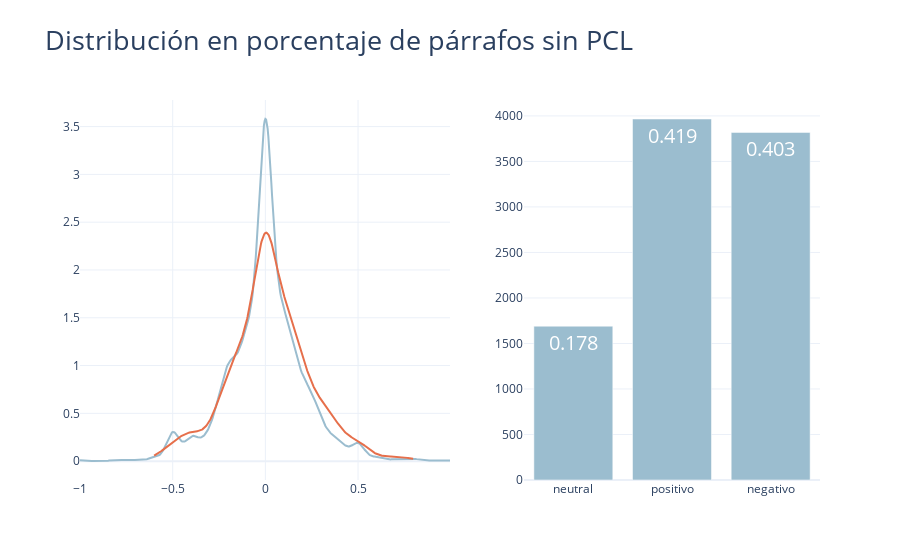

This figure's notebook cell:
### Code cell
fig = ff.create_distplot(
    [text_df[text_df["label"] == 0]["sentiment"], text_df[text_df["label"] == 1]["sentiment"]],
    group_labels=["Sin PCL", "PCL"], bin_size=0.2, show_rug=False,
    show_hist=False, colors=[LIGHT_BLUE_COLOR, LIGHT_RED_COLOR]
)

trace2 = go.Bar(
    x = list(sentiment_no_pcl_dict.keys()), 
    y = list(sentiment_no_pcl_dict.values()),
    marker_color=LIGHT_BLUE_COLOR, name="Sin PCL",
    text = np.round(np.array(list(sentiment_no_pcl_dict.values())) / np.sum(np.array(list(sentiment_no_pcl_dict.values()))), 3),
    textfont_color="white", textposition='inside',
    textfont_size=20,
    xaxis='x2', yaxis='y2'
)

fig.add_traces([trace2])

fig['layout']['xaxis2'] = {}
fig['layout']['yaxis2'] = {}

fig.layout.xaxis.update({'domain': [0, .5]})
fig.layout.xaxis2.update({'domain': [0.6, 1.]})
fig.layout.yaxis2.update({'anchor': 'x2'})

#fig.layout.margin.update({'t':50, 'b':100})
fig.update_layout(
    template=TEMPLATE, title=dict(text="Distribución en porcentaje de párrafos sin PCL", font_size=27),
    showlegend=False
)
fig.show()

### Figure 1 — Plotly figure (JSON) as saved in the notebook; plotly's stock layout.template omitted (floating-point values rounded to 4 significant figures; data arrays with more than 128 entries replaced by an {"elided": "..."} marker saying what was removed)
{"data": [{"legendgroup": "Sin PCL", "marker": {"color": "#9bbdcf"}, "mode": "lines", "name": "Sin PCL", "showlegend": true, "type": "scatter", "x": {"elided": "500 float values"}, "xaxis": "x", "y": {"elided": "500 float values"}, "yaxis": "y"}, {"legendgroup": "PCL", "marker": {"color": "#e66f4b"}, "mode": "lines", "name": "PCL", "showlegend": true, "type": "scatter", "x": {"elided": "500 float values"}, "xaxis": "x", "y": {"elided": "500 float values"}, "yaxis": "y"}, {"marker": {"color": "#9bbdcf"}, "name": "Sin PCL", "text": [0.178, 0.419, 0.403], "textfont": {"color": "white", "size": 20}, "textposition": "inside", "type": "bar", "x": ["neutral", "positivo", "negativo"], "xaxis": "x2", "y": [1690, 3966, 3819], "yaxis": "y2"}], "layout": {"barmode": "overlay", "hovermode": "closest", "legend": {"traceorder": "reversed"}, "showlegend": false, "title": {"font": {"size": 27}, "text": "Distribución en porcentaje de párrafos sin PCL"}, "xaxis": {"anchor": "y2", "domain": [0, 0.5], "title": {"font": {"size": 40}}, "zeroline": false}, "xaxis2": {"domain": [0.6, 1], "title": {"font": {"size": 40}}}, "yaxis": {"anchor": "free", "domain": [0, 1], "position": 0}, "yaxis2": {"anchor": "x2"}}}
